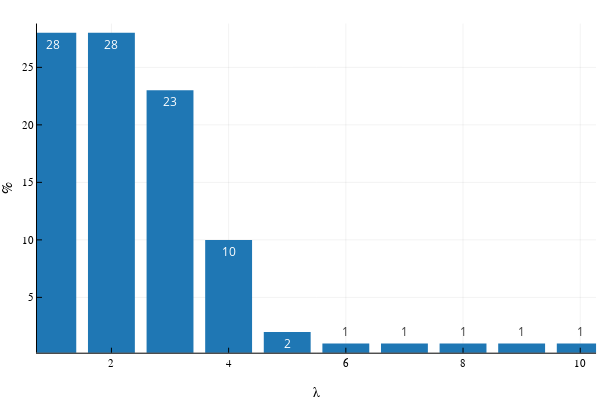

Here is the notebook cell this chart was saved with:
### Code cell
plot_eigen(Λ)

### Figure 1 — Plotly figure (JSON) as saved in the notebook; plotly's stock layout.template omitted (floating-point values rounded to 4 significant figures)
{"data": [{"colorbar": {"len": 0.9143, "title": "", "x": 0.9934, "y": 0.533}, "hoverinfo": "text", "legendgroup": "y1", "line": {"color": "rgba(0, 154, 250, 1.000)", "dash": "solid", "shape": "linear", "width": 1}, "mode": "lines", "name": "y1", "showlegend": true, "text": [28, 28, 23, 10, 2, 1, 1, 1, 1, 1], "type": "bar", "x": [1, 2, 3, 4, 5, 6, 7, 8, 9, 10], "xaxis": "x", "y": [28, 28, 23, 10, 2, 1, 1, 1, 1, 1], "yaxis": "y"}], "layout": {"annotations": [], "height": 400, "margin": {"b": 20, "l": 0, "r": 0, "t": 20}, "paper_bgcolor": "rgba(255, 255, 255, 1.000)", "plot_bgcolor": "rgba(255, 255, 255, 1.000)", "showlegend": false, "width": 600, "xaxis": {"anchor": "y", "domain": [0.06165, 0.9934], "gridcolor": "rgba(0, 0, 0, 0.100)", "gridwidth": 0.5, "linecolor": "rgba(0, 0, 0, 1.000)", "mirror": false, "range": [0.73, 10.27], "showgrid": true, "showline": true, "showticklabels": true, "tickangle": 0, "tickcolor": "rgb(0, 0, 0)", "tickfont": {"color": "rgba(0, 0, 0, 1.000)", "family": "sans-serif", "size": 11}, "tickmode": "array", "ticks": "inside", "ticktext": ["2", "4", "6", "8", "10"], "tickvals": [2, 4, 6, 8, 10], "title": "λ", "titlefont": {"color": "rgba(0, 0, 0, 1.000)", "family": "sans-serif", "size": 15}, "type": "-", "visible": true, "zeroline": false, "zerolinecolor": "rgba(0, 0, 0, 1.000)"}, "yaxis": {"anchor": "x", "domain": [0.07581, 0.9902], "gridcolor": "rgba(0, 0, 0, 0.100)", "gridwidth": 0.5, "linecolor": "rgba(0, 0, 0, 1.000)", "mirror": false, "range": [0.19, 28.81], "showgrid": true, "showline": true, "showticklabels": true, "tickangle": 0, "tickcolor": "rgb(0, 0, 0)", "tickfont": {"color": "rgba(0, 0, 0, 1.000)", "family": "sans-serif", "size": 11}, "tickmode": "array", "ticks": "inside", "ticktext": ["5", "10", "15", "20", "25"], "tickvals": [5, 10, 15, 20, 25], "title": "%", "titlefont": {"color": "rgba(0, 0, 0, 1.000)", "family": "sans-serif", "size": 15}, "type": "-", "visible": true, "zeroline": false, "zerolinecolor": "rgba(0, 0, 0, 1.000)"}}}
